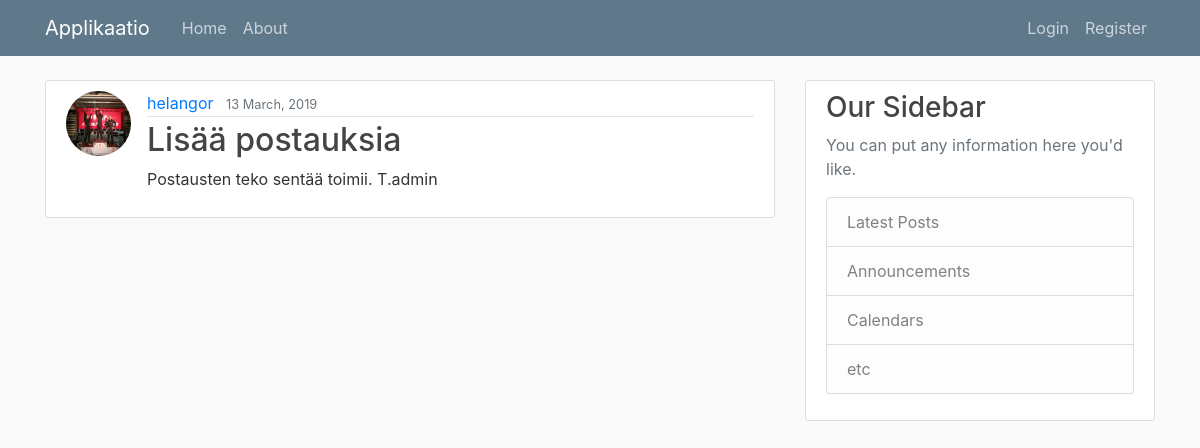
The page /post/8/ on the database its author committed.
### applikaatio/models.py (models this page shows, shortened)
class Post(models.Model):
    title = models.CharField(max_length=100)
    content = models.TextField()
    date_posted = models.DateTimeField(default=timezone.now)
    author = models.ForeignKey(User, on_delete=models.CASCADE)

### users/models.py (models this page shows, shortened)
class Profile(models.Model):
    user = models.OneToOneField(User, on_delete=models.CASCADE)
    image = models.ImageField(default='default.jpg', upload_to='profile_pics')

### applikaatio/views.py (the view)
# urls.py: path('post/<int:pk>/', PostDetailView.as_view(), name='post-detail'),
class PostDetailView(DetailView):
    model = Post

### applikaatio/templates/applikaatio/post_detail.html (shortened to what this page needs)
{% extends "applikaatio/base.html" %}
{% block content %}
    <article class="media content-section">
        <img class="rounded-circle article-img" src="{{ object.author.profile.image.url }}">
        <div class="media-body">
        <div class="article-metadata">
            <a class="mr-2" href="#">{{ object.author }}</a>
            <small class="text-muted">{{ object.date_posted|date:"j F, Y" }}</small>
        </div>
        <h2 class="article-title">{{ object.title }}</h2>
        <p class="article-content">{{ object.content }}</p>
        </div>
    </article>
{% endblock content %}

### applikaatio/static/applikaatio/main.css (style rules this page uses)
body { background: #fafafa; color: #333333; margin-top: 5rem; }
h1, h2, h3, h4, h5, h6 { color: #444444; }
.content-section { background: #ffffff; padding: 10px 20px; border: 1px solid #dddddd; border-radius: 3px; margin-bottom: 20px; }
.article-title { color: #444444; }
.article-content { white-space: pre-line; }
.article-img { height: 65px; width: 65px; margin-right: 16px; }
.article-metadata { padding-bottom: 1px; margin-bottom: 4px; border-bottom: 1px solid #e3e3e3 }

### rows shown on the page
Post: author.profile.image (picture), author "helangor", date_posted "13 March, 2019", title "Lisää postauksia", content "Postausten teko sentää toimii. T.admin"
